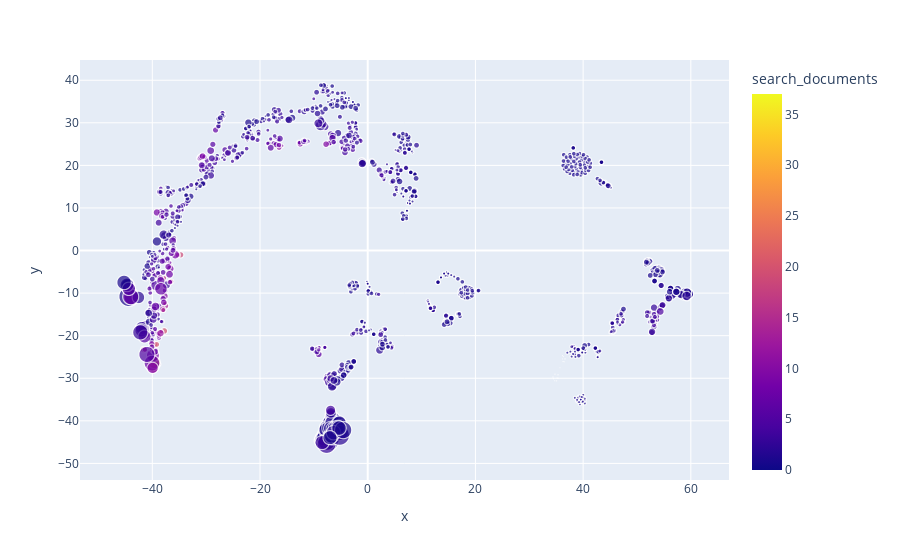

The notebook cell this image was saved under:
### Code cell
fig = px.scatter(features_df, x="x", y="y", color="search_documents",
                 size='query_length', hover_data=['select_document','next_sentence','record_evidence','num_passages'])
fig.show()

### Figure 1 — Plotly figure (JSON) as saved in the notebook; plotly's stock layout.template omitted (floating-point values rounded to 4 significant figures; data arrays with more than 128 entries replaced by an {"elided": "..."} marker saying what was removed)
{"data": [{"customdata": {"elided": "1249x4 int values"}, "hovertemplate": "x=%{x}<br>y=%{y}<br>query_length=%{marker.size}<br>select_document=%{customdata[0]}<br>next_sentence=%{customdata[1]}<br>record_evidence=%{customdata[2]}<br>num_passages=%{customdata[3]}<br>search_documents=%{marker.color}<extra></extra>", "legendgroup": "", "marker": {"color": {"elided": "1249 int values"}, "coloraxis": "coloraxis", "size": {"elided": "1249 float values"}, "sizemode": "area", "sizeref": 0.0925, "symbol": "circle"}, "mode": "markers", "name": "", "showlegend": false, "type": "scattergl", "x": {"elided": "1249 float values"}, "xaxis": "x", "y": {"elided": "1249 float values"}, "yaxis": "y"}], "layout": {"coloraxis": {"colorbar": {"title": {"text": "search_documents"}}, "colorscale": [[0, "#0d0887"], [0.1111, "#46039f"], [0.2222, "#7201a8"], [0.3333, "#9c179e"], [0.4444, "#bd3786"], [0.5556, "#d8576b"], [0.6667, "#ed7953"], [0.7778, "#fb9f3a"], [0.8889, "#fdca26"], [1, "#f0f921"]]}, "legend": {"itemsizing": "constant", "tracegroupgap": 0}, "margin": {"t": 60}, "xaxis": {"anchor": "y", "domain": [0, 1], "title": {"text": "x"}}, "yaxis": {"anchor": "x", "domain": [0, 1], "title": {"text": "y"}}}}
